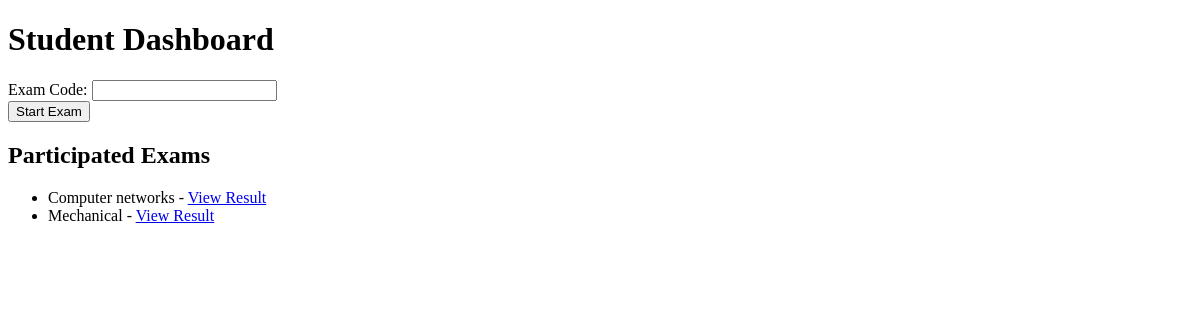
The page /dashboard_student (signed in) on the database as committed earlier.
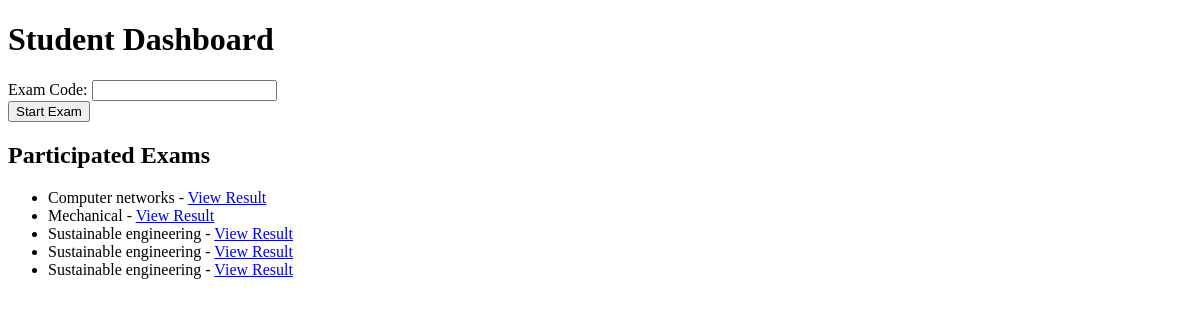
The same page on the database as committed later.
### tables this page shows
CREATE TABLE Attended (
                            id INTEGER PRIMARY KEY AUTOINCREMENT,
                            student_id INTEGER,
                            exam_id INTEGER,
                            earned_total INTEGER);

CREATE TABLE Exam (
                            id INTEGER PRIMARY KEY AUTOINCREMENT,
                            teacher_id INTEGER,
                            title TEXT,
                            total_marks INTEGER);

### moved/app.py (the view)
@app.route('/dashboard_student', methods=['GET', 'POST'])
def dashboard_student():
    if 'student_id' not in session:
        return redirect('/login_student')
    if request.method == 'POST':
        exam_code = request.form['exam_code']
        return redirect(f'/write_exam/{exam_code}')
    student_id = session['student_id']
    with sqlite3.connect('database.db') as conn:
        cursor = conn.cursor()
        cursor.execute("SELECT Exam.id, Exam.title, Attended.earned_total FROM Exam JOIN Attended ON Exam.id = Attended.exam_id WHERE Attended.student_id = ?", (student_id,))
        exams = cursor.fetchall()
    return render_template('dashboard_student.html', exams=exams)

### moved/templates/dashboard_student.html (shortened to what this page needs)
<!DOCTYPE html>
<html>
<head>
</head>
<body>
    <h1>Student Dashboard</h1>
    <form method="POST">
        Exam Code: <input type="text" name="exam_code"><br>
        <button type="submit">Start Exam</button>
    </form>
    <h2>Participated Exams</h2>
    <ul>
        {% for exam in exams %}
            <li>{{ exam[1] }} - <a href="/view_result/{{ exam[0] }}">View Result</a></li>
        {% endfor %}
    </ul>
</body>
</html>

Rows that differ between the two databases and show on the page:
added Attended: title "Sustainable engineering"
added Attended: title "Sustainable engineering"
added Attended: title "Sustainable engineering"
